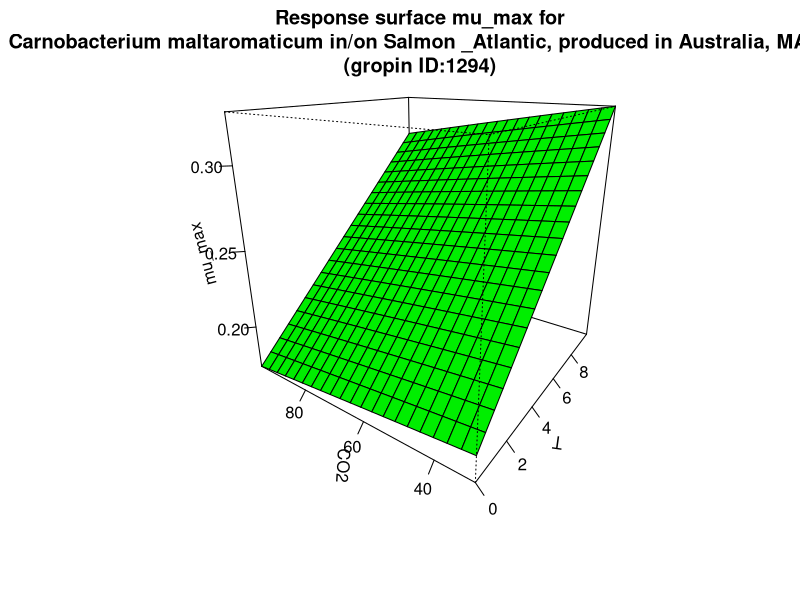

Here is the R script that generated this plot:
#############################
# start of Parameter script
#############################
T <- seq(0,9.99000999000999,length.out=21)
CO2 <- seq(30.03,97.9020979020979,length.out=21)
#############################
# end of Parameter script
#############################
############################# 
# start of Model script Gropin ID 1294 
#############################
 
# constant coefficients for this model
 
variables <- data.frame(T,CO2)
argumentsPar <- expand.grid(variables)
 
# heart of the model
response_surface <- function(T,CO2) {
   mumax <-6.88*(10^-4)*(T+13.25)*sqrt(452-CO2)

return(mumax=mumax)
} 

# output parameters
mumax <- cbind(argumentsPar,response_surface(argumentsPar['T'],argumentsPar['CO2']))
colnames(mumax) <- c(colnames(argumentsPar),'mumax')
#############################
# End of Model script
#############################
############################# 
# start of Visualisation script Gropin ID 1294 
#############################
persp(T,CO2,matrix(unlist(mumax$mumax),nrow=21),col = 'green',xlab='T',ylab='CO2',zlab='mu_max',main='Response surface mu_max for
Carnobacterium maltaromaticum in/on Salmon _Atlantic, produced in Australia, MAP_
(gropin ID:1294)',theta=305,phi=20,shade=0.25,ticktype = 'detailed')
#############################
# End of Visualisation script
#############################
